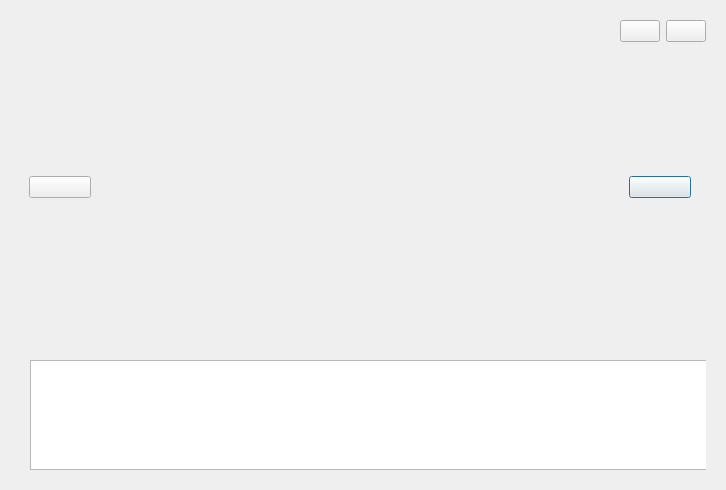
<?xml version="1.0" encoding="UTF-8"?>
<ui version="4.0">
 <class>SlideShowDlg</class>
 <widget class="QDialog" name="SlideShowDlg">
  <property name="geometry">
   <rect>
    <x>0</x>
    <y>0</y>
    <width>726</width>
    <height>490</height>
   </rect>
  </property>
  <property name="windowTitle">
   <string>Dialog</string>
  </property>
  <layout class="QVBoxLayout" name="verticalLayout" stretch="7,1">
   <item>
    <widget class="QWidget" name="slideShow" native="true">
     <layout class="QGridLayout" name="gridLayout">
      <item row="1" column="2">
       <widget class="QWidget" name="slidenextwid" native="true">
        <property name="minimumSize">
         <size>
          <width>80</width>
          <height>0</height>
         </size>
        </property>
        <property name="maximumSize">
         <size>
          <width>80</width>
          <height>16777215</height>
         </size>
        </property>
        <layout class="QVBoxLayout" name="verticalLayout_2">
         <item>
          <widget class="PicBtn" name="slidenextBtn">
           <property name="text">
            <string/>
           </property>
          </widget>
         </item>
        </layout>
       </widget>
      </item>
      <item row="1" column="0">
       <widget class="QWidget" name="slideprewid" native="true">
        <property name="minimumSize">
         <size>
          <width>80</width>
          <height>0</height>
         </size>
        </property>
        <property name="maximumSize">
         <size>
          <width>80</width>
          <height>16777215</height>
         </size>
        </property>
        <layout class="QVBoxLayout" name="verticalLayout_3">
         <item>
          <widget class="PicBtn" name="slidepreBtn">
           <property name="text">
            <string/>
           </property>
          </widget>
         </item>
        </layout>
       </widget>
      </item>
      <item row="1" column="1">
       <widget class="PicAnimationWid" name="picanimation" native="true"/>
      </item>
      <item row="0" column="2">
       <layout class="QHBoxLayout" name="horizontalLayout_2">
        <item>
         <widget class="PicStateBtn" name="playBtn">
          <property name="text">
           <string/>
          </property>
         </widget>
        </item>
        <item>
         <widget class="PicBtn" name="closeBtn">
          <property name="text">
           <string/>
          </property>
         </widget>
        </item>
       </layout>
      </item>
     </layout>
    </widget>
   </item>
   <item>
    <widget class="QWidget" name="preShow" native="true">
     <layout class="QHBoxLayout" name="horizontalLayout">
      <item>
       <widget class="QWidget" name="widget" native="true">
        <property name="minimumSize">
         <size>
          <width>0</width>
          <height>120</height>
         </size>
        </property>
        <property name="maximumSize">
         <size>
          <width>16777215</width>
          <height>120</height>
         </size>
        </property>
        <widget class="ProListWid" name="preListWidget">
         <property name="geometry">
          <rect>
           <x>10</x>
           <y>10</y>
           <width>16777215</width>
           <height>110</height>
          </rect>
         </property>
         <property name="minimumSize">
          <size>
           <width>0</width>
           <height>110</height>
          </size>
         </property>
         <property name="maximumSize">
          <size>
           <width>16777215</width>
           <height>110</height>
          </size>
         </property>
        </widget>
       </widget>
      </item>
     </layout>
    </widget>
   </item>
  </layout>
 </widget>
 <customwidgets>
  <customwidget>
   <class>PicBtn</class>
   <extends>QPushButton</extends>
   <header location="global">picbtn.h</header>
  </customwidget>
  <customwidget>
   <class>PicStateBtn</class>
   <extends>QPushButton</extends>
   <header location="global">picstatebtn.h</header>
  </customwidget>
  <customwidget>
   <class>PicAnimationWid</class>
   <extends>QWidget</extends>
   <header location="global">picanimationwid.h</header>
   <container>1</container>
  </customwidget>
  <customwidget>
   <class>ProListWid</class>
   <extends>QListWidget</extends>
   <header location="global">prolistwid.h</header>
  </customwidget>
 </customwidgets>
 <resources/>
 <connections/>
</ui>
